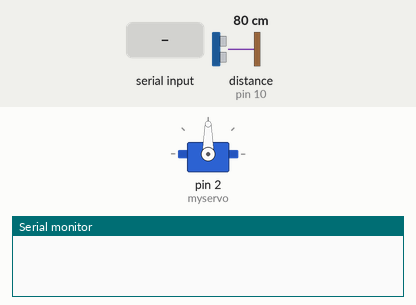
Recording of a sketch running on a simulated Arduino Uno, built with avr-gcc and run on an emulated ATmega328P. On the bench: servo, the last lines printed to the serial monitor. The test bench sets the inputs (shaded band); at power-on: distance to the obstacle (sensor on pin 10) 80 cm. The echo pulse lasts 58.3 µs per cm.

Above: at 0.9 s.
1.0 s: "0" received over Serial
At 1.16 s:
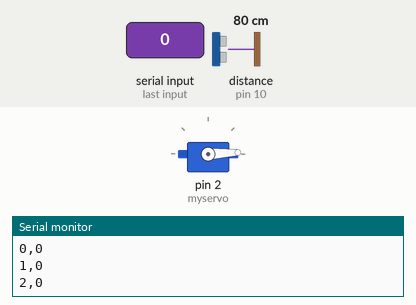
4.0 s: distance to the obstacle (sensor on pin 10) set to 2 cm
At 4.17 s:
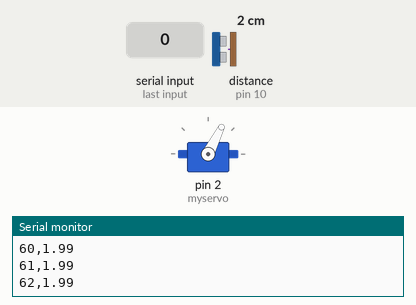
7.0 s: distance to the obstacle (sensor on pin 10) set to 299 cm
At 7.07 s:
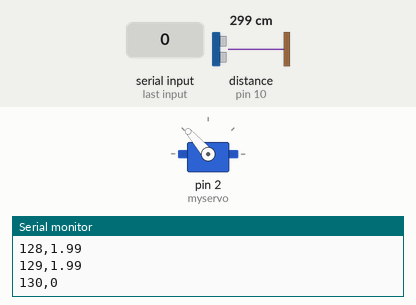
10.0 s: distance to the obstacle (sensor on pin 10) set to 4 cm
13.0 s: distance to the obstacle (sensor on pin 10) set to 60 cm
Timing chart, 0 to 17.0 s (numbered marks = the images above; inputs shaded):
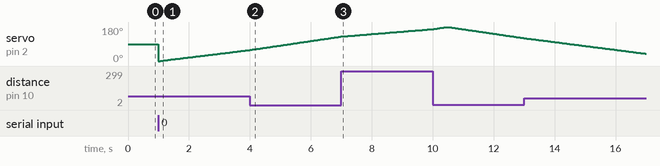

The sketch:

Main.ino
```cpp
#include <Servo.h>
#include "Queue.h"

// create servo object to control a servo
Servo myservo;

// variable to store the servo position
int pos = 0;

//pin defintions
const int trigPin = 9;
const int echoPin = 10;
//buffer size, make sure it matches SIZE in Queue.h
const unsigned int Size = 5;
//Variables for Ultrasonic distance sensor calculations
float distance;
long duration;

void setup() {
  // attaches the servo on pin 2 to the servo object
  myservo.attach(2);
  //pinmode setup
  pinMode(trigPin, OUTPUT);
  pinMode(echoPin, INPUT);
  Serial.begin(115200);
    // WAIT UNTIL '0' IS RECEIVED FROM PROCESSING SKETCH
  while (true) {
    if (Serial.available() > 0) {
      char command = Serial.read();
      if (command == '0') {
        break;  // Exit loop when '0' is received
      }
    }
  }
}


void loop() {
  for (pos = 0; pos <= 180; pos++) {
    myservo.write(pos);  // Move servo to `pos`
    delay(20);  // Let servo settle

    // Take 5 readings (or more) per position
    for (int i = 0; i < SIZE; i++) {
      distance = calculateDistance();
      enqueue(distance, pos);
      delay(10);  // Small delay between readings
    }

    // Print position & average (if available)
    Serial.print(pos);
    Serial.print(",");
    //If the buffer is full, send out the calcualted average of the values in the buffer
    if (isFull()) {
      Temp* temp = dequeueAvg();
      if(temp->avg < 50){// Using 50cm as a reange limitaion to reduce unwanted noise
        Serial.println(temp->avg);
      }else{
        Serial.println("0");
      }
      free(temp);
    } else {
      // Should never happen since we enqueue the same amount of readings per pos as the size of the buffer
      Serial.println("ERROR: Queue not full");
    }
  }

  // Repeat for reverse sweep (180 → 0)
  for (pos = 180; pos >= 0; pos--) {
    myservo.write(pos);
    delay(20);

    for (int i = 0; i < SIZE; i++) {
      distance = calculateDistance();
      enqueue(distance, pos);
      delay(10);
    }

    Serial.print(pos);
    Serial.print(",");

    if (isFull()) {
      Temp* temp = dequeueAvg();
      if(temp->avg < 50){
        Serial.println(temp->avg);
      }else{
        Serial.println("0");
      }
      free(temp);
    } else {
      Serial.println("ERROR: Queue not full");
    }
  }
}


//Function to handle use of ultrasonic sensor
float calculateDistance() {
  // Send ultrasonic pulse
  digitalWrite(trigPin, LOW);
  delayMicroseconds(2);
  digitalWrite(trigPin, HIGH);
  delayMicroseconds(10);
  digitalWrite(trigPin, LOW);

  // Measure echo pulse with timeout (e.g., 30ms max)
  const unsigned long timeout = 30000; // Max time to wait for echo (µs)
  duration = pulseIn(echoPin, HIGH, timeout);

  // // Check if duration is valid (typical range: 150µs to 25ms for 3cm-4m)
  if (duration == 0 || duration > 25000) {
    return 0; // No echo or out-of-range
  }

  // Convert to distance (cm)
  distance = (duration * 0.0343) / 2;
  return distance;
}
```

Queue.h
```cpp
//Include Standard libraries
#include <stdlib.h>
#include <stdio.h>

//Buffer size
#define SIZE 2

//Enum definitions
typedef enum {
  SUCCESS = 0,
  ERR = 1
} Status;

//Node Declaration
typedef struct node{
  float range_data;
  int pos;
} Node;

//Declaring array of nodes
Node *Buffer[SIZE];

//Initializing front and back trackers
int front = -1;
int back = 0;

//temp struct to deliver information
typedef struct temp{
  float avg;
  int pos1;
  int pos2;
} Temp;

//Checks if queue/buffer is full
bool isFull() {
  return ((back + 1) % SIZE) == (front % SIZE);
}

//Checks if queue/buffer is empty
bool isEmpty(){
  return (front == -1 || front == back);
}

//Enqueue fucntion
int enqueue(float reading, int pos) {
    if(isFull()) return ERR;

    //Allocate memory and insert data
    Buffer[back] = (Node*)malloc(sizeof(Node));
    Buffer[back]->pos = pos;
    Buffer[back]->range_data = reading;

    //Update indecies
    if(front == -1) front = 0;
    back = (back + 1) % SIZE;

    return SUCCESS;
}

//Dequeue function
Node* dequeue() {
  if (isEmpty()) {
      return NULL;
  }
  //Set temp pointer to front
  Node *temp = Buffer[front];
  //clear pointer
  Buffer[front] = NULL;
  //Update indicies
  front = (front + 1) % SIZE;
  if (front == back) {
      front = -1;
      back = 0;
  }
  return temp;
}


Temp* dequeueAvg() {
  if (isEmpty()) {
    return NULL;
  }

  //Allocate temp node and check is succseful
  Temp *temp = (Temp*)malloc(sizeof(Temp));
  if (!temp) {
    return NULL;  // Handle malloc failure
  }

  //Initialize variables
  float sum = 0.0f;
  int count = 0;
  int first_pos = -1;
  int last_pos = -1;

  //While queue is not empty, dequeue data
  while (!isEmpty()) {
    Node *temp2 = dequeue();
    if (temp2) {
      //Store first position in temp
      if (count == 0) {
        first_pos = temp2->pos;  // Track first position
      }
      //Store last positions
      last_pos = temp2->pos;     // Track last position
      sum += temp2->range_data;  // Accumulate sum
      count++;
      free(temp2);
    }
  }

  //if nothing was dequeued
  if (count == 0) {
    free(temp);
    return NULL;
  }

  //Store data in temp struct
  temp->avg = sum / count;
  temp->pos1 = first_pos;
  temp->pos2 = last_pos;

  return temp;
}
```
